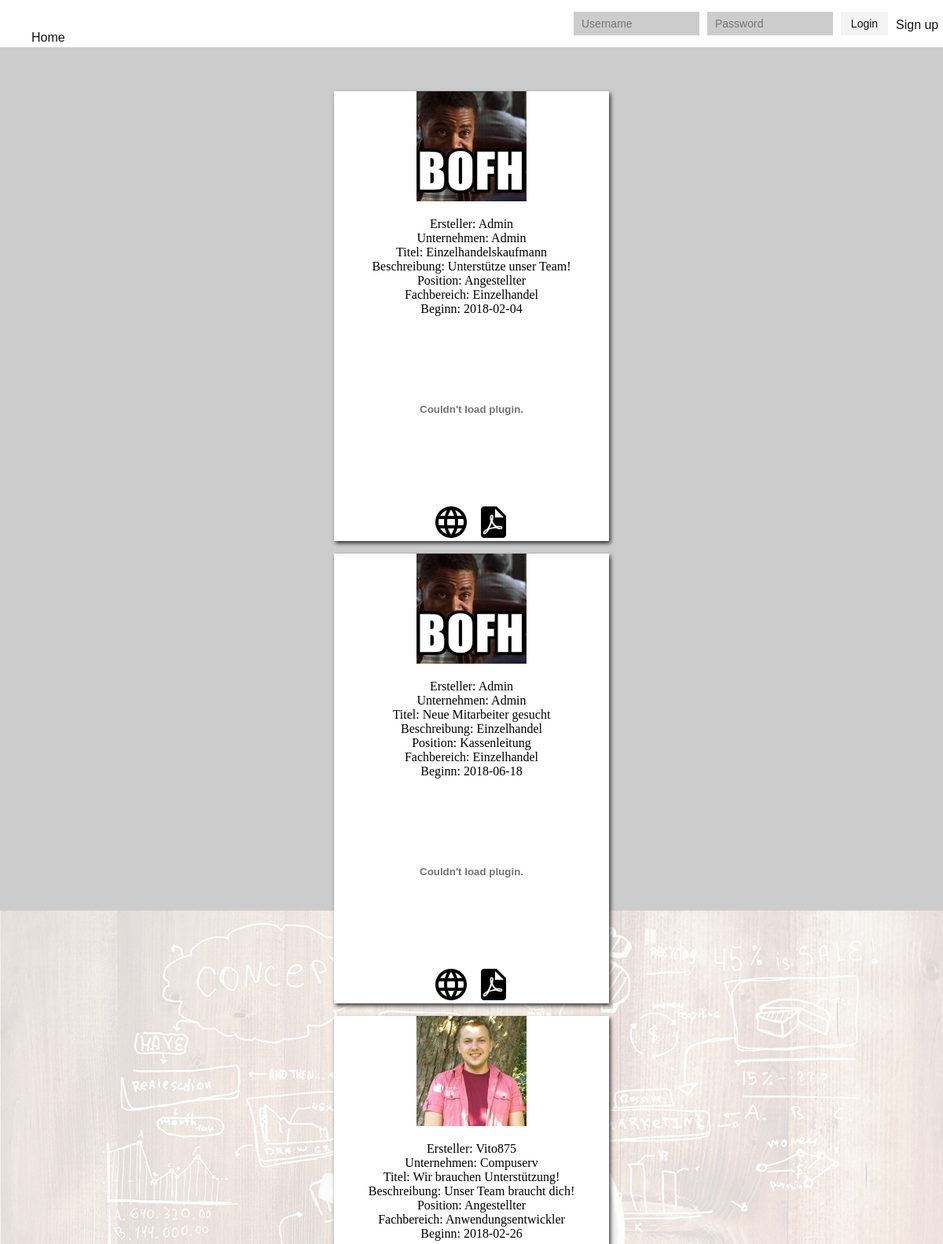
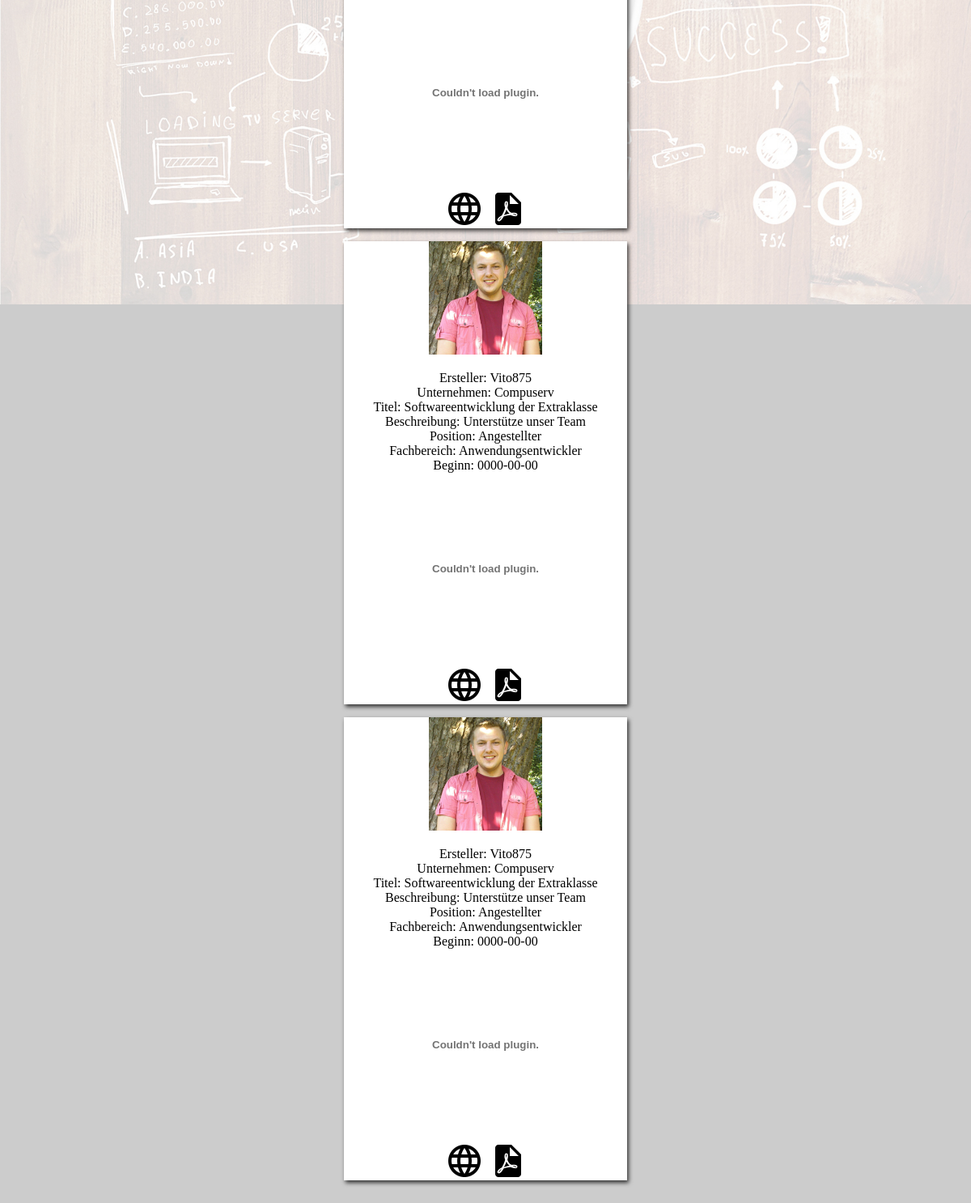
The page / on the database its author committed (2 pictures, top to bottom).
### tables this page shows
CREATE TABLE `tbl_stellenangebote` (
  `angebot_id` int(11) NOT NULL,
  `angebot_user_id` int(11) NOT NULL,
  `angebot_titel` varchar(256) NOT NULL,
  `angebot_beschreibung` varchar(256) NOT NULL,
  `angebot_position` varchar(256) NOT NULL,
  `angebot_fachbereich` varchar(256) NOT NULL,
  `angebot_beginn` date NOT NULL,
  `angebot_url` varchar(256) NOT NULL,
  `angebot_pdf` varchar(256) NOT NULL
);

CREATE TABLE `tbl_benutzer` (
  `user_id` int(11) NOT NULL,
  `user_titel` varchar(256) NOT NULL,
  `user_position` varchar(256) NOT NULL,
  `user_first` varchar(256) NOT NULL,
  `user_last` varchar(256) NOT NULL,
  `user_firm` varchar(256) NOT NULL,
  `user_email` varchar(256) NOT NULL,
  `user_telefon` varchar(256) NOT NULL,
  `user_uid` varchar(256) NOT NULL,
  `user_pic` varchar(256) DEFAULT NULL,
  `user_pwd` varchar(256) NOT NULL,
  `user_rang` varchar(256) NOT NULL
);

### index.php (the view, shortened to what this page needs)
<?php
    include_once 'header.php';
?>
<section class="main-container">
      <div class="main-wrapper">
          <?php
              include_once 'includes/dbh_inc.php';
          $sql = "SELECT angebot_id, angebot_user_id, angebot_titel, angebot_beschreibung, angebot_position, angebot_fachbereich, angebot_beginn, angebot_url, angebot_pdf, user_id, user_firm, user_uid, user_pic  FROM tbl_stellenangebote INNER JOIN tbl_benutzer ON tbl_stellenangebote.angebot_user_id=tbl_benutzer.user_id";
          $result = $db->query($sql);
           if ($result->num_rows > 0) {
            while($row = $result->fetch_assoc()) {
            echo"
            <div class='content'>
        <center>
            <p><img src='../uploads/userpic/". $row["user_pic"]. "' alt='Avatar' style='width:40%'></>
          <p>Ersteller: " . $row["user_uid"]."<br>
          Unternehmen: " . $row["user_firm"]."<br>
          Titel: " . $row["angebot_titel"]."<br>
          Beschreibung: " . $row["angebot_beschreibung"]."<br>
          Position: " . $row["angebot_position"]."</><br>
          Fachbereich: " . $row["angebot_fachbereich"]."<br>
          Beginn: " . $row["angebot_beginn"]."</><br><br>
            <object width='350' height='200' data=' ../uploads/pdf/pdf_files/".$row["angebot_pdf"]." '></object>
            <p><a target='_blank' href='".$row["angebot_url"]."'><img width='48' height='48' border='0' align='center'  src='../images/web.png'/></a>
            <a target='_blank' href='../uploads/pdf/pdf_files/".$row["angebot_pdf"]."'><img width='48' height='48' border='0' align='center'  src='../images/file-pdf.png'/></a></>
            </center>
       </div>
       ";
    };
};
          ?>
      </div>
    </section>

### header.php (shortened to what this page needs)
<!DOCTYPE html>
  <html>
    <head>
      <link rel="stylesheet" type="text/css" href="index-style.css">
    </head>
    <body>
      <header>
        <nav>
          <div class="main-wrapper">
            <ul>
              <li><a href="index.php">Home</a></li>
            </ul>
            <div class="nav-login">
              <?php
                if (isset($_SESSION['u_id'])) {
                    echo'
                    <table class"LoggedInUser">
                        <tr>
                            <td id="UserName">Hallo ' . $_SESSION["u_first"] . '</td>
                            <td id="menu">
                            <div class="dropdown">
                            <span>___<br>___<br>___</span>
                            <div class="dropdown-content">
                            <a href="profil.php">Mein Profil</a>
                            <a href="stellenangebote.php">Editor</a>
                            <a href="#"><form action="includes/logout.inc.php" method="post">
                                <button type="submit" name="submit">Logout</button>
                                </form></a>
                            </div>
                            </div>
                            </td>
                            </td>
                        </tr>
                    </table>';
                }
                else {
                  echo'<form action="includes/login.inc.php" method="post">
                    <input type="text" name="uid" placeholder="Username">
                    <input type="password" name="pwd" placeholder="Password">
                    <button type="submit" name="submit">Login</button>
                  </form>
                <a href="signup.php">Sign up</a>';
                }
               ?>
            </div>
          </div>
        </nav>
      </header>

### index-style.css (style rules this page uses)
html { margin: 0px; padding: 0px; }
body { height:100%; margin: 0px; background-color: #ccc; padding-bottom:60px; background-image: url('../images/bg.jpg'); background-size: 100%; background-repeat: no-repeat; background-attachment: fixed; background-position: center; }
.main-wrapper { margin: auto; width: auto; vertical-align: middle; }
a { text-decoration: none; }
.content { width: 350px; height: auto; text-align: center; background-color: white; box-shadow: 2px 3px 5px 0px rgba(0,0,0,0.75); margin: auto; }
header nav { width: 100%; height: 60px; background-color: #fff; }
header nav ul { float: left; list-style: none; }
header nav ul a { font-family: arial; font-size: 16px; color: #111; line-height: 63px; }
header .nav-login { float: right; }
header .nav-login form { float: left; padding-top: 15px; }
header .nav-login form input { float: left; width: 140px; height: 30px; padding: 0px 10px; margin-right: 10px; border: none; background-color: #ccc; font-family: arial; font-size: 14px; color: #111; line-height: 30px; }
header .nav-login form button { float: left; width: 60px; height: 30px; margin-right: 10px; border: none; background-color: #f3f3f3; font-family: arial; font-size: 14px; color: #111; cursor: pointer; }
header .nav-login a { display: block; width: 60px; height: 60px; border: none; float: left; background-color: #fff; font-family: arial; font-size: 16px; color: #111; line-height: 63px; cursor: pointer; }
.main-container { padding-top: 40px; }

### rows shown on the page
tbl_stellenangebote: tbl_benutzer.user_pic (picture), tbl_benutzer.user_uid "Admin", tbl_benutzer.user_firm "Admin", angebot_titel "Einzelhandelskaufmann", angebot_beschreibung "Unterstütze unser Team!", angebot_position "Angestellter", angebot_fachbereich "Einzelhandel", angebot_beginn "2018-02-04"
tbl_stellenangebote: tbl_benutzer.user_pic (picture), tbl_benutzer.user_uid "Admin", tbl_benutzer.user_firm "Admin", angebot_titel "Neue Mitarbeiter gesucht", angebot_beschreibung "Einzelhandel", angebot_position "Kassenleitung", angebot_fachbereich "Einzelhandel", angebot_beginn "2018-06-18"
tbl_stellenangebote: tbl_benutzer.user_pic (picture), tbl_benutzer.user_uid "Vito875", tbl_benutzer.user_firm "Compuserv", angebot_titel "Wir brauchen Unterstützung!", angebot_beschreibung "Unser Team braucht dich!", angebot_position "Angestellter", angebot_fachbereich "Anwendungsentwickler", angebot_beginn "2018-02-26"
tbl_stellenangebote: tbl_benutzer.user_pic (picture), tbl_benutzer.user_uid "Vito875", tbl_benutzer.user_firm "Compuserv", angebot_titel "Softwareentwicklung der Extraklasse", angebot_beschreibung "Unterstütze unser Team", angebot_position "Angestellter", angebot_fachbereich "Anwendungsentwickler", angebot_beginn "0000-00-00"
tbl_stellenangebote: tbl_benutzer.user_pic (picture), tbl_benutzer.user_uid "Vito875", tbl_benutzer.user_firm "Compuserv", angebot_titel "Softwareentwicklung der Extraklasse", angebot_beschreibung "Unterstütze unser Team", angebot_position "Angestellter", angebot_fachbereich "Anwendungsentwickler", angebot_beginn "0000-00-00"
